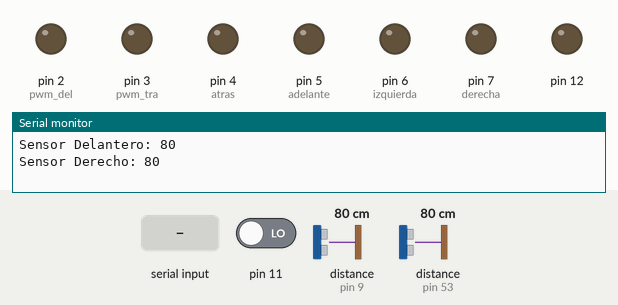
Simulated run of this sketch. Board: Arduino Mega 2560, built with avr-gcc and run on an emulated ATmega2560. On the bench: output pins drawn as LEDs (lit = HIGH), the last lines printed to the serial monitor. Wiring (inferred from the names in the program): 2 × ultrasonic range finder: trigger pin 8, echo pin 9 / trigger pin 52, echo pin 53. Inputs (shaded band) come from the test bench; at power-on: pin 11 LOW, distance to the obstacle (sensors on pin 9, pin 53) 80 cm. The echo pulse lasts 58.3 µs per cm; pins used as bus, display or sensor lines are not drawn.

Above: at 1.8 s.
1.9 s: "1" received over Serial
At 2.5 s:
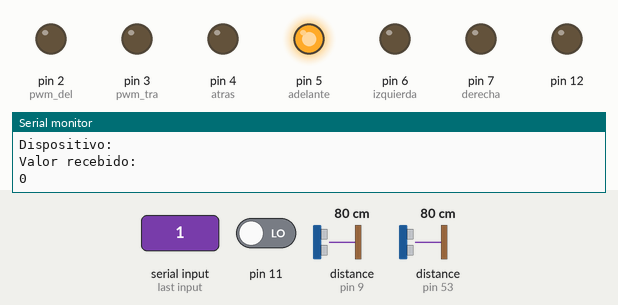
3.6 s: pin 11 driven HIGH
At 6.0 s:
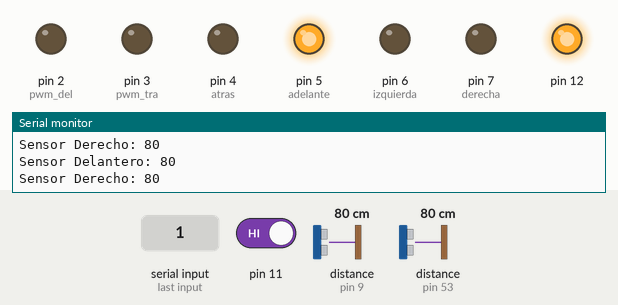
6.6 s: distance to the obstacle (sensor on pin 9) set to 12 cm
9.3 s: distance to the obstacle (sensor on pin 9) set to 9 cm
At 12.3 s:
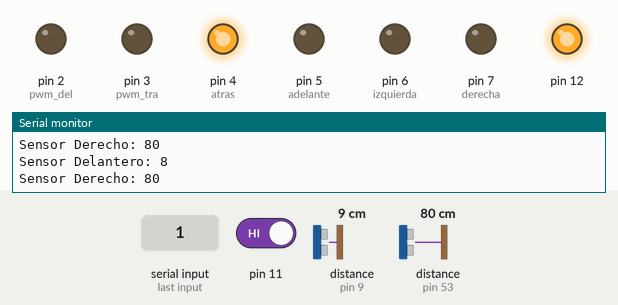
12.6 s: pin 11 driven LOW
At 15.4 s:
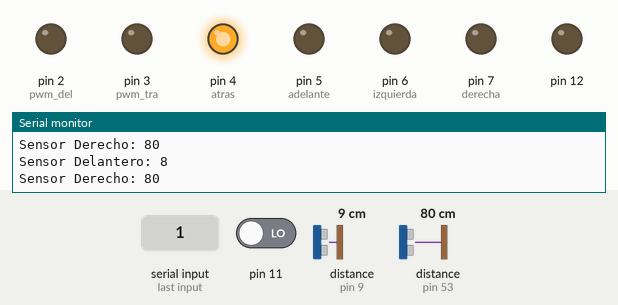
15.7 s: "3" received over Serial
At 16.9 s:
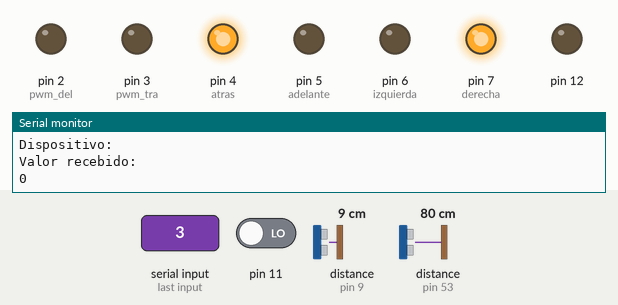
Timing chart, 0 to 18.7 s (numbered marks = the images above; inputs shaded):
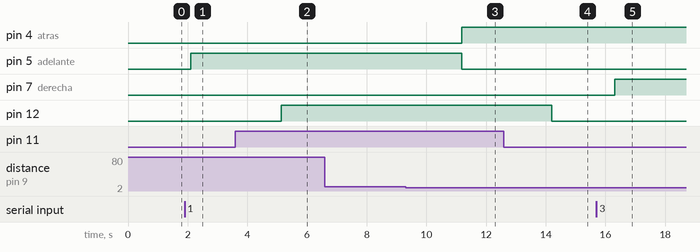

Measured:
- the behaviour switches between 11 and 10 cm on distance to the obstacle (sensor on pin 9) (found by bisection; images 2 and 3)
- after the input at 1.9 s, pin 5 (adelante): LOW → HIGH after 0.21 s
- after the input at 3.6 s, pin 12: LOW → HIGH after 1.5 s
- after the input at 9.3 s, pin 4 (atras): LOW → HIGH after 1.9 s; pin 5 (adelante): HIGH → LOW after 1.9 s
- after the input at 12.6 s, pin 12: HIGH → LOW after 1.6 s
- after the input at 15.7 s, pin 7 (derecha): LOW → HIGH after 0.60 s

The sketch:

pwmcarrrito.ino
```cpp
String strGeral, dispositivo, valorRecebido;
int estado = 0;
int control = 0;


int pwm_del = 2;
int pwm_tra = 3;
int atras = 4;
int adelante = 5;
int izquierda =6;
int derecha = 7;
#define PIN_TRIG 8
#define PIN_ECO  9
#define PIN_TRIG1 52
#define PIN_ECO1 53


int dimmer;

void setup () {
    Serial.begin(9600);
    pinMode(pwm_del,OUTPUT);
    pinMode(pwm_tra,OUTPUT);
    pinMode(atras,OUTPUT);
    pinMode(adelante,OUTPUT);
    pinMode(izquierda,OUTPUT);
    pinMode(derecha,OUTPUT);
    pinMode(PIN_TRIG,OUTPUT);
    pinMode(PIN_ECO,INPUT);
    pinMode(PIN_TRIG1,OUTPUT);
    pinMode(PIN_ECO1,INPUT);
    pinMode(11,INPUT);
    pinMode(12,OUTPUT);
}


void divideDados() {
    if (strGeral.indexOf(" ") >=0){
        dispositivo = strGeral.substring(0,(strGeral.indexOf(" ")));
        valorRecebido = strGeral.substring(strGeral.indexOf(" ")+1);
  }
}

void loop ()
{
    estado = digitalRead(11);


   long duracion,distancia;
   long duracion1,distancia1;
   digitalWrite(PIN_TRIG,LOW);
   delayMicroseconds(2);
   digitalWrite(PIN_TRIG,HIGH);
   delayMicroseconds(10);
   digitalWrite(PIN_TRIG,LOW);

   duracion = pulseIn(PIN_ECO,HIGH);
   distancia = (duracion/2)/29; // es el sensor delantero del carrito
   delay(500);
   digitalWrite(PIN_TRIG1,LOW);
   delayMicroseconds(2);
   digitalWrite(PIN_TRIG1,HIGH);
   delayMicroseconds(10);
   digitalWrite(PIN_TRIG1,LOW);

   duracion1 = pulseIn(PIN_ECO1,HIGH);
   distancia1 = (duracion1/2)/29;//es el sensor derecho del carrito
   delay(500);
   Serial.print("Sensor Delantero: ");
   Serial.println(distancia);
   Serial.print("Sensor Derecho: ");
   Serial.println(distancia1);


  switch(estado)
  {
      case HIGH:
        digitalWrite(12,HIGH);
        if (distancia >=10){
            digitalWrite(atras,LOW);
            digitalWrite(adelante,HIGH);

    }
            else
                if(distancia <10){
                     digitalWrite(atras,HIGH);
                     digitalWrite(adelante,LOW);

    }
      break;

      case LOW:
        digitalWrite(12,LOW);
        if (Serial.available())
   {
            Serial.println(strGeral);
            while (Serial.available()) {
                strGeral = strGeral + char(Serial.read());
                delay(1);
    }
            divideDados();
            dimmer = valorRecebido.toInt();
            Serial.println("\nString Geral: " + strGeral);
            Serial.println("Dispositivo: " + dispositivo);
            Serial.println("Valor recebido: " + valorRecebido);
            Serial.println(dimmer);

            if (strGeral == "1"){
               delay(50);
               digitalWrite(adelante,HIGH);
               digitalWrite(atras,LOW);
               strGeral = "";
    }
            if (strGeral == "2"){
                delay(50);
                digitalWrite(atras,HIGH);
                digitalWrite(adelante,LOW);
                strGeral = "";
    }
            if (strGeral == "3"){
               delay(50);
               digitalWrite(derecha,HIGH);
               digitalWrite(izquierda,LOW);
               strGeral = "";
    }
            if (strGeral == "4"){
               delay(50);
               digitalWrite(izquierda,HIGH);
               digitalWrite(derecha,LOW);
               strGeral = "";
    }

            if(strGeral == "5"){
               digitalWrite(atras,LOW);
               digitalWrite(adelante,LOW);
               digitalWrite(izquierda,LOW);
               digitalWrite(derecha,LOW);
               strGeral = "";
    }

            if (dispositivo == "Dimmer2"){
               analogWrite(pwm_tra, dimmer);
               strGeral ="";
     }
      break;
   }
  }
}
```
